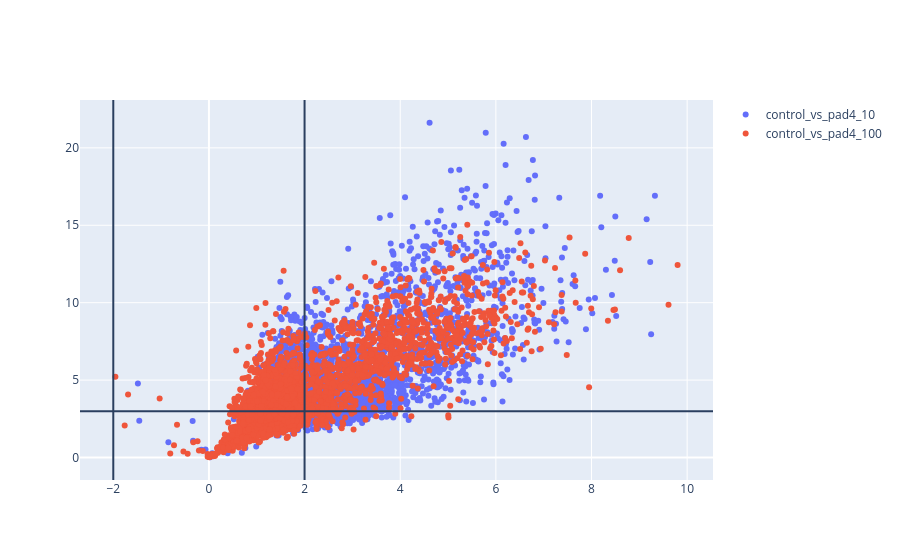

The code cell stored with this chart in its notebook:
### Code cell
# pad2_vs_control_10 = volcano_data(imputed, 'pad2_10', 'control')
control_vs_pad4_10 = volcano_data(imputed, 'control', 'pad4_10')
control_vs_pad4_100 = volcano_data(imputed, 'control', 'pad4_100')
# pad2_vs_pad4_10 = volcano_data(imputed, 'pad2_10', 'pad4_10')
# pad2_vs_pad4_100 = volcano_data(imputed, 'pad2_100', 'pad4_100')
# pad4_100_vs_10 = volcano_data(imputed, 'pad4_100', 'pad4_10')

# use plotly express for volcano plot to allow interactive annotations

fig = go.Figure()
index= 0
comparisons = ['control_vs_pad4_10', 'control_vs_pad4_100']
for comparison in [control_vs_pad4_10, control_vs_pad4_100]:
    trace = go.Scatter(
    x = comparison['fc'],
    y = comparison['neg_log_pval'],
    mode='markers',
    hovertext=sites,
    name=comparisons[index],
    )
    fig.add_trace(trace)
    index += 1
fig.update_traces(textposition='top center')
fig.add_hline(y=(-np.log(0.05)))
fig.add_vline(x=2)
fig.add_vline(x=-2)
fig.show()

# save figure as vector
# fig.write_image('volcano_HEK.svg')

### Figure 1 — Plotly figure (JSON) as saved in the notebook; plotly's stock layout.template omitted (floating-point values rounded to 4 significant figures; data arrays with more than 128 entries replaced by an {"elided": "..."} marker saying what was removed)
{"data": [{"hovertext": {"elided": "3194 str values"}, "mode": "markers", "name": "control_vs_pad4_10", "textposition": "top center", "type": "scatter", "x": {"elided": "3194 float values"}, "y": {"elided": "3194 float values"}}, {"hovertext": {"elided": "3194 str values"}, "mode": "markers", "name": "control_vs_pad4_100", "textposition": "top center", "type": "scatter", "x": {"elided": "3194 float values"}, "y": {"elided": "3194 float values"}}], "layout": {"shapes": [{"type": "line", "x0": 0, "x1": 1, "xref": "x domain", "y0": 2.996, "y1": 2.996, "yref": "y"}, {"type": "line", "x0": 2, "x1": 2, "xref": "x", "y0": 0, "y1": 1, "yref": "y domain"}, {"type": "line", "x0": -2, "x1": -2, "xref": "x", "y0": 0, "y1": 1, "yref": "y domain"}]}}
